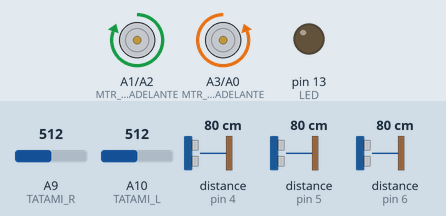
Simulated run of this sketch. Board: Arduino Mega 2560, built with avr-gcc and run on an emulated ATmega2560. Shown: motor-driver pin pairs drawn as motors (green arrow = first pin HIGH = forward, orange = second pin HIGH = backward, longer = more drive), output pins drawn as LEDs (lit = HIGH). The inputs (shaded band) are chosen by the test bench; at power-on: A9 (TATAMI_R) = 512, distance to the obstacle (sensors on pin 4, pin 5, pin 6) 80 cm, A10 (TATAMI_L) = 512. The echo pulse lasts 58.3 µs per cm; pins used as bus, display or sensor lines are not drawn; what the sketch prints to the serial monitor is not drawn.

Above: at 6.2 s.
6.3 s: A9 (TATAMI_R) set to 488
At 6.7 s:
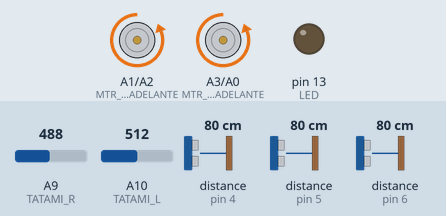
9.3 s: distance to the obstacle (sensor on pin 4) set to 2 cm
12.3 s: A9 (TATAMI_R) set to 510
At 13.0 s:
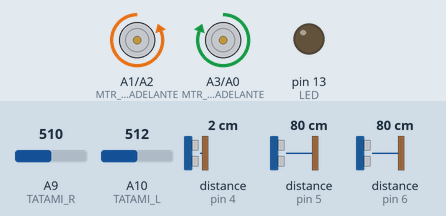
14.0 s: distance to the obstacle (sensor on pin 5) set to 47 cm
15.5 s: distance to the obstacle (sensor on pin 5) set to 40 cm
At 16.1 s:
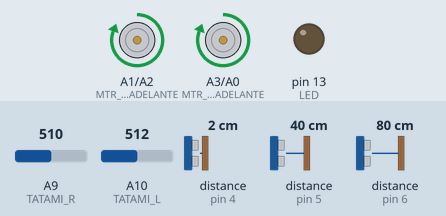
17.0 s: distance to the obstacle (sensor on pin 5) set to 60 cm
At 17.5 s:
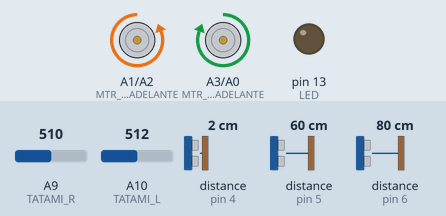
Timing chart, 0 to 19.5 s (numbered marks = the images above; inputs shaded):
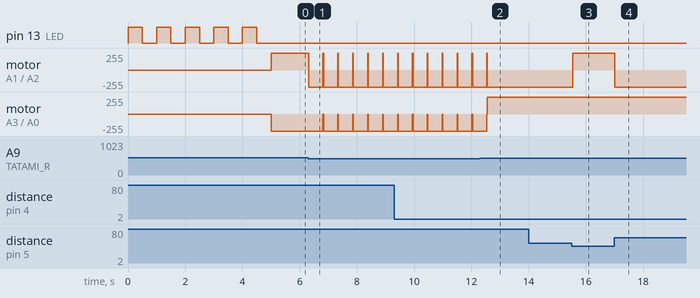

The sketch:

Codigo2.ino
```cpp
constexpr uint8_t MTR_L_ADELANTE = A3;
constexpr uint8_t MTR_L_ATRAS = A0;
constexpr uint8_t MTR_R_ADELANTE = A1;
constexpr uint8_t MTR_R_ATRAS = A2;

constexpr uint8_t TRIG = 3;

constexpr uint8_t TATAMI_L = A10;
constexpr uint8_t TATAMI_R = A9;
constexpr uint8_t BOT_COMIENZO = 12;

constexpr uint8_t LED = LED_BUILTIN;

constexpr uint8_t VELOCIDAD = 140; // MINIMO 130!!! SI NO NO SE MUEVE!!!

// La velocidad del sonido en cm/us (centimetros por microsegundos)
constexpr float VELOCIDAD_DEL_SONIDO = 0.34027 / 10;
// Maxima distancia a leer en cm (centimetros)
constexpr float MAX_DIST = 25;
// Tiempo que tarda el sonido en recorer 2 cm (centimetros)
constexpr unsigned long TIEMPO_PARA_2CM = (unsigned long)((2.0 / VELOCIDAD_DEL_SONIDO) * 10) % 10 >= 5 ? 2.0 / VELOCIDAD_DEL_SONIDO + 1 : 2.0 / VELOCIDAD_DEL_SONIDO;  // Round the number
// Tiempo máximo para leer en us (microsegundos)
constexpr unsigned long TIEMPO_MAX_LECTURA = MAX_DIST * TIEMPO_PARA_2CM * 2;
// Tiempo entre lecturas en ms (milisegundos)
constexpr unsigned long TIEMPO_POR_LECTURA = 30;

unsigned long ultima_dist;

void setup() {
  Serial.begin(115200);
  pinMode(MTR_L_ADELANTE, OUTPUT);
  pinMode(MTR_L_ATRAS, OUTPUT);
  pinMode(MTR_R_ADELANTE, OUTPUT);
  pinMode(MTR_R_ATRAS, OUTPUT);
  pinMode(TRIG, OUTPUT);
  pinMode(TATAMI_L, INPUT);
  pinMode(TATAMI_R, INPUT);
  pinMode(4, INPUT);
  pinMode(5, INPUT);
  pinMode(6, INPUT);
  pinMode(LED, OUTPUT);
  pinMode(BOT_COMIENZO, INPUT_PULLUP);

  Serial.println("Vamos en 5!");
  for (uint8_t i = 0; i < 5; i++) {
    Serial.print(5 - i);
    Serial.println("...");
    digitalWrite(LED, HIGH);
    delay(500);
    digitalWrite(LED, LOW);
    delay(500);
  }

  analogWrite(MTR_L_ADELANTE, 0);
  analogWrite(MTR_R_ADELANTE, VELOCIDAD);
  analogWrite(MTR_L_ATRAS, VELOCIDAD / 2);
  analogWrite(MTR_R_ATRAS, 0);
  ultima_dist = millis();
}

unsigned long ultra(uint8_t trig, uint8_t echo) {
  unsigned long t;  //timepo que demora en llegar el eco
  unsigned long d;  //distancia en centimetros

  digitalWrite(trig, HIGH);
  delayMicroseconds(8);  //Enviamos un pulso para que se encienda el sensor
  digitalWrite(trig, LOW);

  t = pulseIn(echo, HIGH, TIEMPO_MAX_LECTURA);  //obtenemos el ancho del pulso
  d = t / TIEMPO_PARA_2CM;                      //escalamos el tiempo a una distancia en cm
  return d;
}

void loop() {
  Serial.println(analogRead(TATAMI_R));
  Serial.println(analogRead(TATAMI_L));

  /* if (analogRead(TATAMI_L) < 500) {
    analogWrite(MTR_L_ADELANTE, 0);
    analogWrite(MTR_R_ADELANTE, 0);
    analogWrite(MTR_L_ATRAS, 0);
    analogWrite(MTR_R_ATRAS, 0);
    delay(2);
    analogWrite(MTR_L_ATRAS, 160);
    analogWrite(MTR_R_ATRAS, 255);
    delay(500);
    analogWrite(MTR_L_ADELANTE, 0);
    analogWrite(MTR_R_ADELANTE, 255);
    analogWrite(MTR_L_ATRAS, 0);
    analogWrite(MTR_R_ATRAS, 0);
    delay(10);
  } else */
  if (analogRead(TATAMI_R) < 500) {
    analogWrite(MTR_L_ADELANTE, 0);
    analogWrite(MTR_R_ADELANTE, 0);
    analogWrite(MTR_L_ATRAS, 0);
    analogWrite(MTR_R_ATRAS, 0);
    delay(2);
    analogWrite(MTR_L_ATRAS, 255);
    analogWrite(MTR_R_ATRAS, 160);
    delay(500);
    analogWrite(MTR_L_ADELANTE, 0);
    analogWrite(MTR_R_ADELANTE, 255);
    analogWrite(MTR_L_ATRAS, 0);
    analogWrite(MTR_R_ATRAS, 0);
    delay(10);
  } else
  if (analogRead(TATAMI_R) < 500 /* || analogRead(TATAMI_L) < 500 */) {
    analogWrite(MTR_L_ADELANTE, 0);
    analogWrite(MTR_R_ADELANTE, 0);
    analogWrite(MTR_L_ATRAS, 0);
    analogWrite(MTR_R_ATRAS, 0);
    delay(2);
    analogWrite(MTR_L_ATRAS, 255);
    analogWrite(MTR_R_ATRAS, 255);
    delay(500);
    analogWrite(MTR_L_ADELANTE, 0);
    analogWrite(MTR_R_ADELANTE, 255);
    analogWrite(MTR_L_ATRAS, 0);
    analogWrite(MTR_R_ATRAS, 0);
    delay(10);
  }
  static unsigned long izq = ultra(TRIG, 4);
  static unsigned long cen = ultra(TRIG, 5);
  static unsigned long der = ultra(TRIG, 6);
  if (millis() - ultima_dist > TIEMPO_POR_LECTURA) {
    izq = ultra(TRIG, 4);
    cen = ultra(TRIG, 5);
    der = ultra(TRIG, 6);
    ultima_dist = millis();
  }

  bool girando = false;

  if (cen != 0) {
    Serial.println("Adelante");
    analogWrite(MTR_L_ADELANTE, VELOCIDAD);
    analogWrite(MTR_R_ADELANTE, VELOCIDAD);
    analogWrite(MTR_L_ATRAS, 0);
    analogWrite(MTR_R_ATRAS, 0);
    girando = false;
  } else if (izq != 0) {
    Serial.println("Izquierda");
    analogWrite(MTR_L_ADELANTE, 255);
    analogWrite(MTR_R_ADELANTE, 0);
    analogWrite(MTR_L_ATRAS, 0);
    analogWrite(MTR_R_ATRAS, VELOCIDAD);
    girando = true;
  } else if (der != 0) {
    Serial.println("Derecha");
    analogWrite(MTR_L_ADELANTE, 0);
    analogWrite(MTR_R_ADELANTE, 255);
    analogWrite(MTR_L_ATRAS, VELOCIDAD);
    analogWrite(MTR_R_ATRAS, 0);
    girando = true;
  } else {
    Serial.println("Ninguno");
    if (girando == false) {
      analogWrite(MTR_L_ADELANTE, 0);
      analogWrite(MTR_R_ADELANTE, 255);
      analogWrite(MTR_L_ATRAS, VELOCIDAD);
      analogWrite(MTR_R_ATRAS, 0);
      girando = true;
    }
  }
  // if (ult != 0 && ult <= 60) {

  //   analogWrite(MTR_L_ADELANTE, 255);
  //   analogWrite(MTR_R_ADELANTE, 255);
  //   analogWrite(MTR_L_ATRAS, 0);
  //   analogWrite(MTR_R_ATRAS, 0);
  // } else {
  //   analogWrite(MTR_L_ADELANTE, 255);
  //   analogWrite(MTR_R_ADELANTE, 0);
  //   analogWrite(MTR_L_ATRAS, 0);
  //   analogWrite(MTR_R_ATRAS, 0);
  // }
}
```

Measured:
- the behaviour switches between 500 and 499 on A9 (TATAMI_R) (found by bisection; images 0 and 1)
- the behaviour switches between 43 and 42 cm on distance to the obstacle (sensor on pin 5) (found by bisection; images 2 and 3)
- after the input at 6.3 s, motor on A1 (MTR_R_ADELANTE) / A2 (MTR_R_ATRAS): alternates forward 255/255 for 0.02 s and backward 255/255 for 0.50 s, starting at once; motor on A3 (MTR_L_ADELANTE) / A0 (MTR_L_ATRAS): alternates backward 255/255 for 0.50 s and stopped for 0.02 s, starting after 0.51 s
- after the input at 12.3 s, motor on A1 (MTR_R_ADELANTE) / A2 (MTR_R_ATRAS): goes on until 12.6 s, then stays backward 255/255
- after the input at 15.5 s, motor on A1 (MTR_R_ADELANTE) / A2 (MTR_R_ATRAS): backward 255/255 → forward 255/255 at once
- after the input at 17.0 s, motor on A1 (MTR_R_ADELANTE) / A2 (MTR_R_ATRAS): forward 255/255 → backward 255/255 at once
